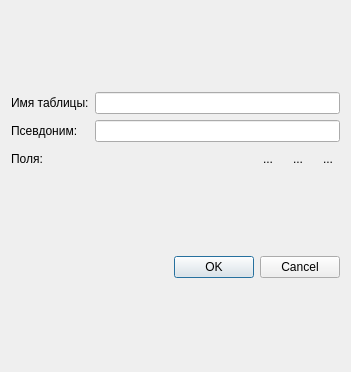
<?xml version="1.0" encoding="UTF-8"?>
<ui version="4.0">
 <class>DialogTempTable</class>
 <widget class="QDialog" name="DialogTempTable">
  <property name="geometry">
   <rect>
    <x>0</x>
    <y>0</y>
    <width>351</width>
    <height>372</height>
   </rect>
  </property>
  <property name="windowTitle">
   <string>Временная таблица</string>
  </property>
  <layout class="QGridLayout" name="gridLayout">
   <item row="0" column="0">
    <layout class="QVBoxLayout" name="verticalLayout">
     <item>
      <layout class="QGridLayout" name="gridLayout_2">
       <item row="1" column="1">
        <widget class="QLineEdit" name="txtAlias"/>
       </item>
       <item row="1" column="0">
        <widget class="QLabel" name="lblAlias">
         <property name="text">
          <string>Псевдоним:</string>
         </property>
        </widget>
       </item>
       <item row="0" column="0">
        <widget class="QLabel" name="label">
         <property name="text">
          <string>Имя таблицы:</string>
         </property>
        </widget>
       </item>
       <item row="0" column="1">
        <widget class="QLineEdit" name="txtName"/>
       </item>
      </layout>
     </item>
     <item>
      <layout class="QHBoxLayout" name="horizontalLayout_2">
       <item>
        <widget class="QLabel" name="label_2">
         <property name="text">
          <string>Поля:</string>
         </property>
        </widget>
       </item>
       <item>
        <spacer name="horizontalSpacer">
         <property name="orientation">
          <enum>Qt::Horizontal</enum>
         </property>
         <property name="sizeHint" stdset="0">
          <size>
           <width>40</width>
           <height>20</height>
          </size>
         </property>
        </spacer>
       </item>
       <item>
        <widget class="QToolButton" name="btnAdd">
         <property name="toolTip">
          <string>Добавить (Ins)</string>
         </property>
         <property name="text">
          <string>...</string>
         </property>
         <property name="icon">
          <iconset resource="resurses.qrc">
           <normaloff>:/img/itemAdd.png</normaloff>:/img/itemAdd.png</iconset>
         </property>
         <property name="shortcut">
          <string>Ins</string>
         </property>
         <property name="autoRaise">
          <bool>true</bool>
         </property>
        </widget>
       </item>
       <item>
        <widget class="QToolButton" name="btnAddCopy">
         <property name="toolTip">
          <string>Добавить копированием (F9)</string>
         </property>
         <property name="text">
          <string>...</string>
         </property>
         <property name="icon">
          <iconset resource="resurses.qrc">
           <normaloff>:/img/copy.png</normaloff>:/img/copy.png</iconset>
         </property>
         <property name="shortcut">
          <string>F9</string>
         </property>
         <property name="autoRaise">
          <bool>true</bool>
         </property>
        </widget>
       </item>
       <item>
        <widget class="QToolButton" name="btnDelete">
         <property name="toolTip">
          <string>Удалить текущий элемент (Del)</string>
         </property>
         <property name="text">
          <string>...</string>
         </property>
         <property name="icon">
          <iconset resource="resurses.qrc">
           <normaloff>:/img/delete.png</normaloff>:/img/delete.png</iconset>
         </property>
         <property name="shortcut">
          <string>Del</string>
         </property>
         <property name="autoRaise">
          <bool>true</bool>
         </property>
        </widget>
       </item>
      </layout>
     </item>
    </layout>
   </item>
   <item row="1" column="0">
    <widget class="QDialogButtonBox" name="buttonBox">
     <property name="orientation">
      <enum>Qt::Horizontal</enum>
     </property>
     <property name="standardButtons">
      <set>QDialogButtonBox::Cancel|QDialogButtonBox::Ok</set>
     </property>
    </widget>
   </item>
  </layout>
 </widget>
 <resources>
  <include location="resurses.qrc"/>
 </resources>
 <connections>
  <connection>
   <sender>buttonBox</sender>
   <signal>accepted()</signal>
   <receiver>DialogTempTable</receiver>
   <slot>accept()</slot>
   <hints>
    <hint type="sourcelabel">
     <x>248</x>
     <y>254</y>
    </hint>
    <hint type="destinationlabel">
     <x>157</x>
     <y>274</y>
    </hint>
   </hints>
  </connection>
  <connection>
   <sender>buttonBox</sender>
   <signal>rejected()</signal>
   <receiver>DialogTempTable</receiver>
   <slot>reject()</slot>
   <hints>
    <hint type="sourcelabel">
     <x>316</x>
     <y>260</y>
    </hint>
    <hint type="destinationlabel">
     <x>286</x>
     <y>274</y>
    </hint>
   </hints>
  </connection>
 </connections>
</ui>
